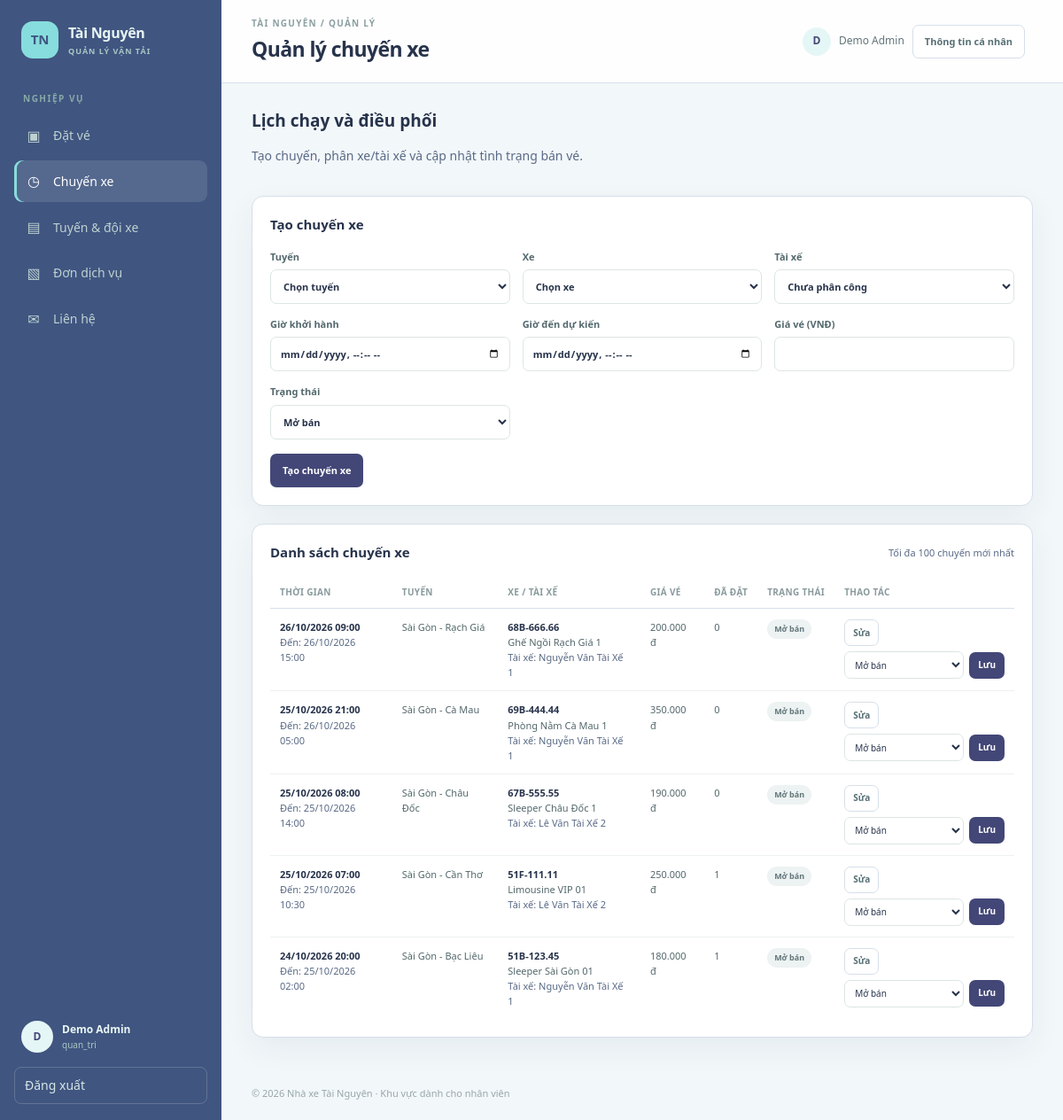
The app's page /Website_Manage/admin/modules/trips/trips.php (signed in) with its own data.
### tables this page shows
CREATE TABLE `nguoi_dung` (
  `ma_nguoi_dung` bigint(20) UNSIGNED NOT NULL,
  `ma_vai_tro` int(10) UNSIGNED NOT NULL,
  `ho_ten` varchar(100) NOT NULL,
  `email` varchar(150) DEFAULT NULL,
  `so_dien_thoai` varchar(20) DEFAULT NULL,
  `mat_khau` varchar(255) NOT NULL,
  `dia_chi` varchar(255) DEFAULT NULL,
  `trang_thai` enum('hoat_dong','tam_khoa') NOT NULL DEFAULT 'hoat_dong',
  `ngay_tao` timestamp NOT NULL DEFAULT current_timestamp()
);

CREATE TABLE `vai_tro` (
  `ma_vai_tro` int(10) UNSIGNED NOT NULL,
  `ten_vai_tro` varchar(50) NOT NULL,
  `mo_ta` varchar(255) DEFAULT NULL
);

CREATE TABLE `chuyen_xe` (
  `ma_chuyen` bigint(20) UNSIGNED NOT NULL,
  `ma_tuyen` int(10) UNSIGNED NOT NULL,
  `ma_xe` int(10) UNSIGNED NOT NULL,
  `ma_tai_xe` bigint(20) UNSIGNED DEFAULT NULL,
  `gio_khoi_hanh` datetime NOT NULL,
  `gio_den_du_kien` datetime DEFAULT NULL,
  `gia_ve` decimal(12,2) NOT NULL,
  `trang_thai` enum('mo_ban','het_cho','dang_chay','hoan_thanh','da_huy') NOT NULL DEFAULT 'mo_ban'
);

CREATE TABLE `tuyen_duong` (
  `ma_tuyen` int(10) UNSIGNED NOT NULL,
  `ten_tuyen` varchar(150) NOT NULL,
  `slug` varchar(150) DEFAULT NULL,
  `nhom_tuyen` varchar(100) DEFAULT NULL,
  `ma_diem_di` int(10) UNSIGNED NOT NULL,
  `ma_diem_den` int(10) UNSIGNED NOT NULL,
  `khoang_cach_km` decimal(8,2) DEFAULT NULL,
  `thoi_gian_phut` int(10) UNSIGNED DEFAULT NULL,
  `gia_ve_co_ban` decimal(12,2) NOT NULL,
  `gia_ve_giuong_nam` decimal(12,2) DEFAULT NULL,
  `trang_thai` enum('hoat_dong','tam_ngung') NOT NULL DEFAULT 'hoat_dong'
);

CREATE TABLE `xe` (
  `ma_xe` int(10) UNSIGNED NOT NULL,
  `ma_loai_xe` int(10) UNSIGNED NOT NULL,
  `bien_so` varchar(20) NOT NULL,
  `ten_xe` varchar(100) DEFAULT NULL,
  `trang_thai` enum('hoat_dong','bao_tri','ngung_hoat_dong') NOT NULL DEFAULT 'hoat_dong'
);

### Website_Manage/admin/_bootstrap.php (called while the page is built, shortened)
<?php
require_once __DIR__ . '/../config/config.php';
function admin_e($value): string
{
    return htmlspecialchars((string) $value, ENT_QUOTES | ENT_SUBSTITUTE, 'UTF-8');
}
function admin_base_url(): string
{
    $scriptName = str_replace('\\', '/', (string) ($_SERVER['SCRIPT_NAME'] ?? ''));
    $adminPosition = strpos($scriptName, '/admin/');
    if ($adminPosition !== false) {
        return substr($scriptName, 0, $adminPosition + strlen('/admin'));
    }
    return rtrim(str_replace('\\', '/', dirname($scriptName)), '/');
}
function admin_url(string $path): string
{
    return admin_base_url() . '/' . ltrim($path, '/');
}
function admin_project_url(string $path): string
{
    $projectBase = dirname(dirname(admin_base_url()));
    return rtrim($projectBase, '/') . '/' . ltrim($path, '/');
}
function admin_asset_url(string $path): string
{
    return admin_project_url('Website_Manage/assets/' . ltrim($path, '/'));
}
function admin_require_staff(): void
{
    global $conn;
    $userId = (int) $_SESSION['account']['id'];
    $stmt = $conn->prepare(
        "SELECT nd.ho_ten, vt.ten_vai_tro
         FROM nguoi_dung nd
         INNER JOIN vai_tro vt ON vt.ma_vai_tro = nd.ma_vai_tro
         WHERE nd.ma_nguoi_dung = ? AND nd.trang_thai = 'hoat_dong' AND nd.ma_vai_tro IN (1, 2)
         LIMIT 1"
    );
    $stmt->bind_param('i', $userId);
    $stmt->execute();
    $staff = $stmt->get_result()->fetch_assoc();
}
function admin_money($amount): string
{
    return number_format((float) $amount, 0, ',', '.') . ' đ';
}
function admin_status_label(string $status): string
{
    $labels = [
        'cho_xac_nhan' => 'Chờ xác nhận',
        'da_xac_nhan' => 'Đã xác nhận',
        'da_thanh_toan' => 'Đã thanh toán',
        'da_huy' => 'Đã hủy',
        'hoan_tien' => 'Hoàn tiền',
        'thanh_cong' => 'Thành công',
        'cho_thanh_toan' => 'Chờ thanh toán',
        'tien_mat' => 'Tiền mặt',
        'chuyen_khoan' => 'Chuyển khoản',
        'vi_dien_tu' => 'Ví điện tử',
        'the_ngan_hang' => 'Thẻ ngân hàng',
        'giu_cho' => 'Giữ chỗ',
        'mo_ban' => 'Mở bán',
        'het_cho' => 'Hết chỗ',
        'dang_chay' => 'Đang chạy',
        'hoan_thanh' => 'Hoàn thành',
        'hoat_dong' => 'Hoạt động',
        'tam_ngung' => 'Tạm ngưng',
        'bao_tri' => 'Bảo trì',
        'ngung_hoat_dong' => 'Ngừng hoạt động',
        'cho_xu_ly' => 'Chờ xử lý',
        'dang_thuc_hien' => 'Đang thực hiện',
        'moi' => 'Mới',
        'dang_xu_ly' => 'Đang xử lý',
        'da_phan_hoi' => 'Đã phản hồi',
        'dong' => 'Đã đóng',
        'cho_lay_hang' => 'Chờ lấy hàng',
        'da_nhan_hang' => 'Đã nhận hàng',
        'dang_van_chuyen' => 'Đang vận chuyển',
        'da_den_noi' => 'Đã đến nơi',
        'da_giao' => 'Đã giao',
        'that_bai' => 'Thất bại',
    ];
    return $labels[$status] ?? $status;
}
function admin_status_class(string $status): string
{
    return 'status';
}

### Website_Manage/admin/modules/trips/trips.php (the view, shortened to what this page needs)
<?php
require_once __DIR__ . '/../../_bootstrap.php';
admin_require_staff();
$tripStatuses = ['mo_ban', 'het_cho', 'dang_chay', 'hoan_thanh', 'da_huy'];
$editTrip = null;
$routes = $conn->query("SELECT ma_tuyen, ten_tuyen FROM tuyen_duong WHERE trang_thai = 'hoat_dong' ORDER BY ten_tuyen")->fetch_all(MYSQLI_ASSOC);
$vehicles = $conn->query(
    "SELECT x.ma_xe, x.bien_so, x.ten_xe, lx.ten_loai_xe
     FROM xe x INNER JOIN loai_xe lx ON lx.ma_loai_xe = x.ma_loai_xe
     WHERE x.trang_thai = 'hoat_dong' ORDER BY x.bien_so"
)->fetch_all(MYSQLI_ASSOC);
$trips = $conn->query(
    "SELECT cx.*, td.ten_tuyen, x.bien_so, x.ten_xe, nd.ho_ten AS tai_xe,
        (SELECT COUNT(*) FROM chi_tiet_ve ct WHERE ct.ma_chuyen = cx.ma_chuyen AND ct.trang_thai <> 'da_huy') AS so_ve
     FROM chuyen_xe cx
     INNER JOIN tuyen_duong td ON td.ma_tuyen = cx.ma_tuyen
     INNER JOIN xe x ON x.ma_xe = cx.ma_xe
     LEFT JOIN nguoi_dung nd ON nd.ma_nguoi_dung = cx.ma_tai_xe
     ORDER BY cx.gio_khoi_hanh DESC
     LIMIT 100"
)->fetch_all(MYSQLI_ASSOC);
$activePage = 'trips';
$pageTitle = 'Quản lý chuyến xe';
require __DIR__ . '/../../../includes/header.php';
?>
<div class="page-intro">
    <div><h2>Lịch chạy và điều phối</h2><p class="muted">Tạo chuyến, phân xe/tài xế và cập nhật tình trạng bán vé.</p></div>
</div>
<section class="card">
    <div class="card-head"><h2><?= $editTrip ? 'Cập nhật chuyến #' . (int) $editTrip['ma_chuyen'] : 'Tạo chuyến xe' ?></h2></div>
    <?php if (!$routes || !$vehicles): ?>
        <div class="notice notice-error">Cần có ít nhất một tuyến đang hoạt động và một xe đang hoạt động trước khi tạo chuyến.</div>
    <?php else: ?>
        <form method="post" action="trips.php<?= $editTrip ? '?edit=' . (int) $editTrip['ma_chuyen'] : '' ?>" class="stack-form">
            <div class="grid-3">
                <label>Tuyến
                    <select name="route_id" required>
                        <option value="">Chọn tuyến</option>
                    </select>
                </label>
                <label>Xe
                    <select name="vehicle_id" required>
                        <option value="">Chọn xe</option>
                    </select>
                </label>
                <label>Tài xế
                    <select name="driver_id">
                        <option value="">Chưa phân công</option>
                    </select>
                </label>
                <label>Giờ khởi hành
                    <input type="datetime-local" name="departure_at" required value="<?= admin_e(isset($editTrip['gio_khoi_hanh']) ? date('Y-m-d\TH:i', strtotime($editTrip['gio_khoi_hanh'])) : '') ?>">
                </label>
                <label>Giờ đến dự kiến
                    <input type="datetime-local" name="arrival_at" value="<?= admin_e(!empty($editTrip['gio_den_du_kien']) ? date('Y-m-d\TH:i', strtotime($editTrip['gio_den_du_kien'])) : '') ?>">
                </label>
                <label>Giá vé (VNĐ)
                    <input type="number" name="price" min="0" step="1000" required value="<?= admin_e($editTrip['gia_ve'] ?? '') ?>">
                </label>
                <label>Trạng thái
                    <select name="status">
                        <?php foreach ($tripStatuses as $option): ?>
                            <option value="<?= admin_e($option) ?>" <?= ($editTrip['trang_thai'] ?? 'mo_ban') === $option ? 'selected' : '' ?>><?= admin_e(admin_status_label($option)) ?></option>
                        <?php endforeach; ?>
                    </select>
                </label>
            </div>
            <div class="form-actions"><button class="button button-primary" type="submit"><?= $editTrip ? 'Lưu chuyến xe' : 'Tạo chuyến xe' ?></button></div>
        </form>
    <?php endif; ?>
</section>
<section class="card">
    <div class="card-head"><h2>Danh sách chuyến xe</h2><span class="muted small">Tối đa 100 chuyến mới nhất</span></div>
    <div class="table-wrap"><table>
        <thead><tr><th>Thời gian</th><th>Tuyến</th><th>Xe / tài xế</th><th>Giá vé</th><th>Đã đặt</th><th>Trạng thái</th><th>Thao tác</th></tr></thead>
        <tbody>
        <?php foreach ($trips as $trip): ?>
            <tr>
                <td><strong><?= admin_e(date('d/m/Y H:i', strtotime($trip['gio_khoi_hanh']))) ?></strong><br><span class="muted small">Đến: <?= admin_e($trip['gio_den_du_kien'] ? date('d/m/Y H:i', strtotime($trip['gio_den_du_kien'])) : 'Chưa đặt') ?></span></td>
                <td><?= admin_e($trip['ten_tuyen']) ?></td>
                <td><strong><?= admin_e($trip['bien_so']) ?></strong><br><?= admin_e($trip['ten_xe'] ?: 'Chưa đặt tên') ?><br><span class="muted small">Tài xế: <?= admin_e($trip['tai_xe'] ?: 'Chưa phân công') ?></span></td>
                <td><?= admin_e(admin_money($trip['gia_ve'])) ?></td>
                <td><?= (int) $trip['so_ve'] ?></td>
                <td><span class="<?= admin_e(admin_status_class($trip['trang_thai'])) ?>"><?= admin_e(admin_status_label($trip['trang_thai'])) ?></span></td>
                <td>
                    <a class="button button-light button-small" href="trips.php?edit=<?= (int) $trip['ma_chuyen'] ?>">Sửa</a>
                    <form class="inline-form" method="post" action="trips.php" style="margin-top:6px">
                        <select name="status" aria-label="Trạng thái chuyến #<?= (int) $trip['ma_chuyen'] ?>">
                            <?php foreach ($tripStatuses as $option): ?>
                                <option value="<?= admin_e($option) ?>" <?= $trip['trang_thai'] === $option ? 'selected' : '' ?>><?= admin_e(admin_status_label($option)) ?></option>
                            <?php endforeach; ?>
                        </select>
                        <button class="button button-primary button-small" type="submit">Lưu</button>
                    </form>
                </td>
            </tr>
        <?php endforeach; ?>
        </tbody>
    </table></div>
</section>
<?php require __DIR__ . '/../../../includes/footer.php'; ?>

### Website_Manage/includes/header.php (shortened to what this page needs)
<?php
$activePage = $activePage ?? '';
$pageTitle = $pageTitle ?? 'Khu vực quản lý';
$currentUser = $_SESSION['account'];
?>
<!doctype html>
<html lang="vi">
<head>
    <link rel="stylesheet" href="<?= admin_e(admin_asset_url('css/admin.css')) ?>">
</head>
<body>
<div class="admin-shell">
    <aside class="sidebar">
        <a class="brand" href="<?= admin_e(admin_url('modules/bookings/bookings.php')) ?>"><span class="brand-mark">TN</span><span>Tài Nguyên<small>QUẢN LÝ VẬN TẢI</small></span></a>
        <p class="nav-caption">NGHIỆP VỤ</p>
        <nav class="side-nav" aria-label="Điều hướng quản lý">
            <a class="<?= $activePage === 'bookings' ? 'active' : '' ?>" href="<?= admin_e(admin_url('modules/bookings/bookings.php')) ?>"><span class="nav-icon">▣</span> Đặt vé</a>
            <a class="<?= $activePage === 'trips' ? 'active' : '' ?>" href="<?= admin_e(admin_url('modules/trips/trips.php')) ?>"><span class="nav-icon">◷</span> Chuyến xe</a>
            <a class="<?= $activePage === 'fleet' ? 'active' : '' ?>" href="<?= admin_e(admin_url('modules/fleet/fleet.php')) ?>"><span class="nav-icon">▤</span> Tuyến &amp; đội xe</a>
            <a class="<?= $activePage === 'services' ? 'active' : '' ?>" href="<?= admin_e(admin_url('modules/services/services.php')) ?>"><span class="nav-icon">▧</span> Đơn dịch vụ</a>
            <a class="<?= $activePage === 'contacts' ? 'active' : '' ?>" href="<?= admin_e(admin_url('modules/support/contacts.php')) ?>"><span class="nav-icon">✉</span> Liên hệ</a>
        </nav>
        <div class="sidebar-bottom">
            <div class="user-chip"><span class="avatar"><?= admin_e(mb_substr($currentUser['name'], 0, 1, 'UTF-8')) ?></span><span><?= admin_e($currentUser['name']) ?><small><?= admin_e($currentUser['role']) ?></small></span></div>
            <form method="post" action="<?= admin_e(admin_project_url('Website_Customer/pages/logout.php')) ?>">
                <button class="logout-button" type="submit">Đăng xuất</button>
            </form>
        </div>
    </aside>
    <main class="main-panel">
        <header class="topbar">
            <div><p class="eyebrow">TÀI NGUYÊN / QUẢN LÝ</p><h1><?= admin_e($pageTitle) ?></h1></div>
            <div class="topbar-user">
                <span class="avatar avatar-small"><?= admin_e(mb_substr($currentUser['name'], 0, 1, 'UTF-8')) ?></span>
                <span><?= admin_e($currentUser['name']) ?></span>
                <a class="button button-light topbar-profile-link" href="<?= admin_e(admin_url('modules/users/profile.php')) ?>">Thông tin cá nhân</a>
            </div>
        </header>
        <div class="content">

### records on screen
nguoi_dung: ho_ten "D", ho_ten "Demo Admin", ma_vai_tro.ten_vai_tro "quan_tri"
chuyen_xe: gio_khoi_hanh "26/10/2026 09:00", gio_den_du_kien "26/10/2026 15:00", tuyen_duong.ten_tuyen "Sài Gòn - Rạch Giá", xe.bien_so "68B-666.66", xe.ten_xe "Ghế Ngồi Rạch Giá 1", nguoi_dung.ho_ten "Nguyễn Văn Tài Xế 1", gia_ve "200.000 đ", so_ve "0", trang_thai "Mở bán"
chuyen_xe: gio_khoi_hanh "25/10/2026 21:00", gio_den_du_kien "26/10/2026 05:00", tuyen_duong.ten_tuyen "Sài Gòn - Cà Mau", xe.bien_so "69B-444.44", xe.ten_xe "Phòng Nằm Cà Mau 1", nguoi_dung.ho_ten "Nguyễn Văn Tài Xế 1", gia_ve "350.000 đ", so_ve "0", trang_thai "Mở bán"
chuyen_xe: gio_khoi_hanh "25/10/2026 08:00", gio_den_du_kien "25/10/2026 14:00", tuyen_duong.ten_tuyen "Sài Gòn - Châu Đốc", xe.bien_so "67B-555.55", xe.ten_xe "Sleeper Châu Đốc 1", nguoi_dung.ho_ten "Lê Văn Tài Xế 2", gia_ve "190.000 đ", so_ve "0", trang_thai "Mở bán"
chuyen_xe: gio_khoi_hanh "25/10/2026 07:00", gio_den_du_kien "25/10/2026 10:30", tuyen_duong.ten_tuyen "Sài Gòn - Cần Thơ", xe.bien_so "51F-111.11", xe.ten_xe "Limousine VIP 01", nguoi_dung.ho_ten "Lê Văn Tài Xế 2", gia_ve "250.000 đ", so_ve "1", trang_thai "Mở bán"
chuyen_xe: gio_khoi_hanh "24/10/2026 20:00", gio_den_du_kien "25/10/2026 02:00", tuyen_duong.ten_tuyen "Sài Gòn - Bạc Liêu", xe.bien_so "51B-123.45", xe.ten_xe "Sleeper Sài Gòn 01", nguoi_dung.ho_ten "Nguyễn Văn Tài Xế 1", gia_ve "180.000 đ", so_ve "1", trang_thai "Mở bán"

### other values on screen
admin_e($pageTitle) "Quản lý chuyến xe"
form field status "Mở bán"
